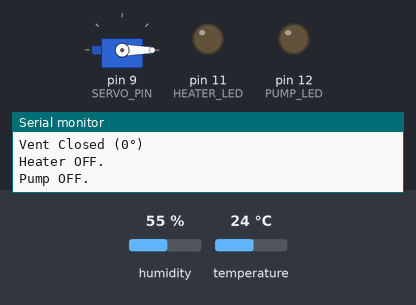
Recording of a sketch running on a simulated Arduino Uno, built with avr-gcc and run on an emulated ATmega328P. Shown: servo, output pins drawn as LEDs (lit = HIGH), the last lines printed to the serial monitor. The inputs (shaded band) are chosen by the test bench; at power-on: humidity 55 %, temperature 24 °C.

Above: at 2.8 s.
2.9 s: humidity set to 51 %
5.6 s: humidity set to 48 %
At 7.6 s:
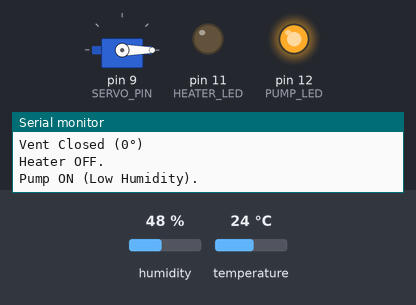
8.3 s: temperature set to 20.7 °C
14.3 s: temperature set to 19.3 °C
At 16.8 s:
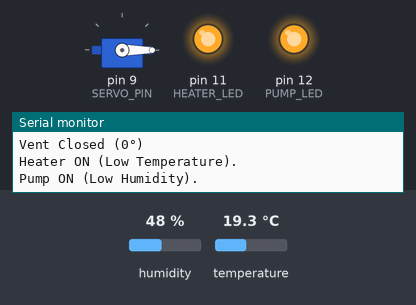
17.8 s: temperature set to 33 °C
At 19.4 s:
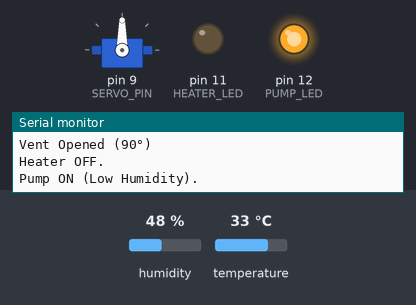
20.5 s: humidity set to 68 %
At 23.9 s:
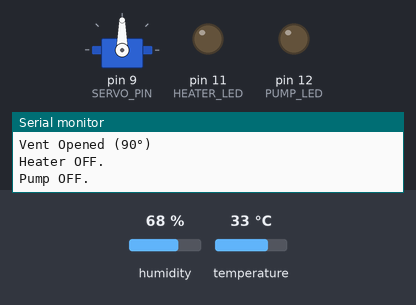
Timing chart, 0 to 24.9 s (numbered marks = the images above; inputs shaded):
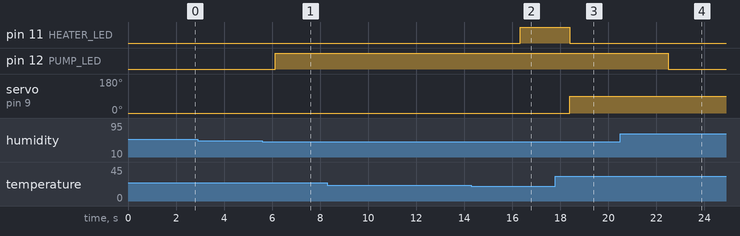

Measured:
- the behaviour switches between 50 and 49 % on humidity (found by bisection; images 0 and 1)
- the behaviour switches between 20 and 19.9 °C on temperature (found by bisection; images 1 and 2)
- after the input at 5.6 s, pin 12 (PUMP_LED): LOW → HIGH after 0.53 s
- after the input at 14.3 s, pin 11 (HEATER_LED): LOW → HIGH after 2.0 s
- after the input at 17.8 s, pin 11 (HEATER_LED): HIGH → LOW after 0.59 s; servo on pin 9 (SERVO_PIN): 0° → 90° after 0.59 s
- after the input at 20.5 s, pin 12 (PUMP_LED): HIGH → LOW after 2.0 s

The sketch:

sketch.ino
```cpp
 #include <DHT.h>
#include <Servo.h>

// تعريف المداخل والمخارج
#define DHTPIN 3         // المستشعر متصل بـ Pin 3
#define DHTTYPE DHT22    // نوع المستشعر
#define HEATER_LED 11    // LED الأحمر (السخان)
#define PUMP_LED 12      // LED الأزرق (المضخة)
#define SERVO_PIN 9      // منفذ محرك السيرفو

// تهيئة المستشعر
DHT dht(DHTPIN, DHTTYPE);
Servo vent;  // إنشاء كائن لمحرك السيرفو

void setup() {
    // إعداد Serial للمراقبة
    Serial.begin(9600);
    Serial.println("Initializing System...");

    // تهيئة المستشعر
    dht.begin();

    // إعداد المخرجات
    pinMode(HEATER_LED, OUTPUT);
    pinMode(PUMP_LED, OUTPUT);

    // ربط محرك السيرفو بالمنفذ
    vent.attach(SERVO_PIN);

    // إطفاء جميع الأجهزة عند البداية
    digitalWrite(HEATER_LED, LOW);
    digitalWrite(PUMP_LED, LOW);
    vent.write(0); // إغلاق التهوية عند البداية

    Serial.println("System Ready.");
}

void loop() {
    // قراءة درجة الحرارة والرطوبة
    float temperature = dht.readTemperature();
    float humidity = dht.readHumidity();

    // التحقق من قراءة المستشعر
    if (isnan(temperature) || isnan(humidity)) {
        Serial.println("Error: Failed to read from DHT22 sensor!");
        delay(2000);
        return;
    }

    // طباعة القيم على Serial
    Serial.print("Temperature: ");
    Serial.print(temperature);
    Serial.println(" °C");
    Serial.print("Humidity: ");
    Serial.print(humidity);
    Serial.println(" %");

    // 🔹 التحكم في التهوية باستخدام السيرفو
    if (temperature > 30) {
        vent.write(90); // فتح التهوية (90°)
        Serial.println("Vent Opened (90°)");
    } else {
        vent.write(0); // إغلاق التهوية (0°)
        Serial.println("Vent Closed (0°)");
    }

    // 🔥 التحكم في السخان
    if (temperature < 20) {
        digitalWrite(HEATER_LED, HIGH); // تشغيل السخان
        Serial.println("Heater ON (Low Temperature).");
    } else {
        digitalWrite(HEATER_LED, LOW); // إطفاء السخان
        Serial.println("Heater OFF.");
    }

    // 💧 التحكم في المضخة بناءً على الرطوبة
    if (humidity < 50) {
        digitalWrite(PUMP_LED, HIGH); // تشغيل المضخة
        Serial.println("Pump ON (Low Humidity).");
    } else {
        digitalWrite(PUMP_LED, LOW); // إطفاء المضخة
        Serial.println("Pump OFF.");
    }

    // تأخير قبل القراءة التالية
    delay(2000);
}
```
